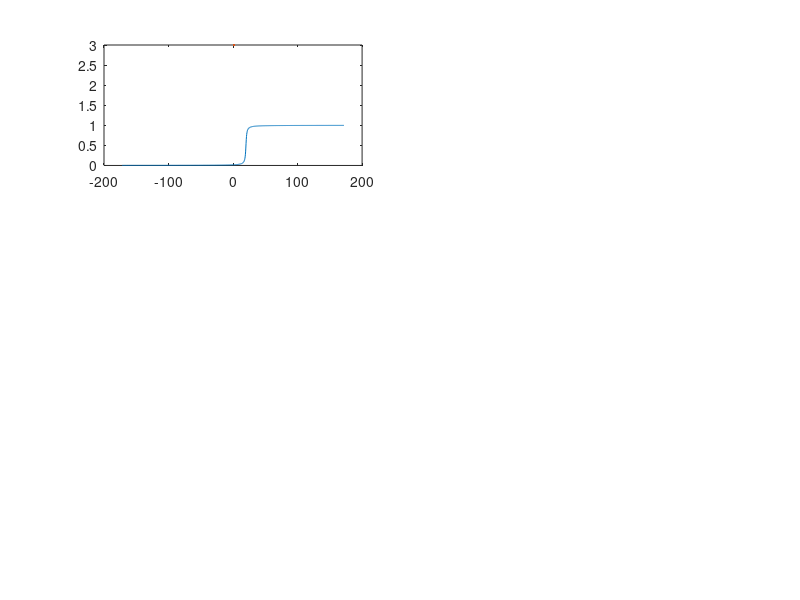

Reproduce this figure in MATLAB. (Note: this script raises an error after producing the figure.)
clear all;

x = linspace(-3,3,1000);
imu = linspace(3,-3,1000);

As = 2;
Al = 2;
Ss = 1;

KdMax = 3.0;
kdMin = 0.5;

zero_leg = -4.0;
zero_shoulder = 0.07;

Slack = abs(zero_shoulder-zero_leg);

midpoint = 2.04;
As = 3; Al = 2; Ss = 1; L1 = 4.5; L2 = 2.5;
shoulder = (1/pi)*atan(rad2deg(x-midpoint)-10) +0.5;
leg = (1/pi)*atan(-rad2deg(x+midpoint) -3)+0.5; 


switching = (1/pi)*atan(rad2deg(imu)-20)+0.5 ;

Ts = As*sin(rad2deg(x-midpoint)/10) + As;
Tleg = As*sin(rad2deg(x+midpoint)/10) -As

Ts_switch = (As*sin(rad2deg(x-midpoint)/10) + As).*(1-((1/pi)*atan(rad2deg(imu)-20)+0.5));
Tleg_switch = - As*sin(rad2deg(x+midpoint)/10).*((1/pi)*atan(rad2deg(imu)-20)+0.5)


tot = shoulder + leg+ switching;



subplot(3,2,1)
plot(rad2deg(imu),switching,LineWidth=3)
title("imu",FontSize=15)
xlabel("$\theta_{imu} (degrees)$",Interpreter="latex",FontSize=15)
ylabel("$\tau_{mot} (N.m)$",Interpreter="latex",FontSize=15)
xregion(10,200,"FaceColor", 'g');
xregion(-200,10,"FaceColor", 'R');

txt1 = {'standing up'};
text(-100,0.5,txt1, fontsize=15)
txt2 = {'bending'};
text(100,0.5,5,txt2,fontsize=15)



subplot(3,2,2)
plot(rad2deg(x),Ts,LineWidth=3)
title("T shoulder",FontSize=15)
xlabel("$\theta_{imu} (degrees)$",Interpreter="latex",FontSize=15)
ylabel("$\tau_{mot} (N.m)$",Interpreter="latex",FontSize=15)
xregion(-100,100,"FaceColor", 'g'); % Note, 80 is the end point so if you pan past 80, the region will stop.
xregion(100, 200, "FaceColor", [1 0 0]);
xregion(-100, -200, "FaceColor", [0 0 0.6]); 
ylabel("$\tau_{mot} (N.m)$",Interpreter="latex",FontSize=15)
txt1 = {'leg region'};
text(-180,3,txt1, fontsize=15)
txt2 = {'slack'};
text(-20,3,5,txt2,fontsize=15)
txt3 = {'Shoulder'};
text(-20,3,5,txt2,fontsize=15)



subplot(3,2,3)
plot(rad2deg(x),Tleg,LineWidth=3)
title("T leg",FontSize=15)
xlabel("$\theta_{imu} (degrees)$",Interpreter="latex",FontSize=15)
ylabel("$\tau_{mot} (N.m)$",Interpreter="latex",FontSize=15)
xregion(-100,100,"FaceColor", 'g'); % Note, 80 is the end point so if you pan past 80, the region will stop.
xregion(100, 200, "FaceColor", [1 0 0]);
xregion(-100, -200, "FaceColor", [0 0 0.6]); 
ylabel("$\tau_{mot} (N.m)$",Interpreter="latex",FontSize=15)

subplot(3,2,4)
plot(rad2deg(x),Tleg_switch,LineWidth=3)
title("T leg switched",FontSize=15)
xlabel("$\theta_{imu} (degrees)$",Interpreter="latex",FontSize=15)
ylabel("$\tau_{mot} (N.m)$",Interpreter="latex",FontSize=15)
xregion(-100,100,"FaceColor", 'g'); % Note, 80 is the end point so if you pan past 80, the region will stop.
xregion(100, 200, "FaceColor", [1 0 0]);
xregion(-100, -200, "FaceColor", [0 0 0.6]); 
ylabel("$\tau_{mot} (N.m)$",Interpreter="latex",FontSize=15)

subplot(3,2,5)
plot(rad2deg(x),Ts_switch,LineWidth=3)
title("T shoulder switched",FontSize=15)
xlabel("$\theta_{imu} (degrees)$",Interpreter="latex",FontSize=15)
ylabel("$\tau_{mot} (N.m)$",Interpreter="latex",FontSize=15)
xregion(-100,100,"FaceColor", 'g'); % Note, 80 is the end point so if you pan past 80, the region will stop.
xregion(100, 200, "FaceColor", [1 0 0]);
xregion(-100, -200, "FaceColor", [0 0 0.6]); 
ylabel("$\tau_{mot} (N.m)$",Interpreter="latex",FontSize=15)

subplot(3,2,6)
plot(rad2deg(x),Ts_switch + Tleg_switch,LineWidth=3)
title("T mot",FontSize=15)
xlabel("$\theta_{imu} (degrees)$",Interpreter="latex",FontSize=15)
ylabel("$\tau_{mot} (N.m)$",Interpreter="latex",FontSize=15)
xregion(-100,100,"FaceColor", 'g'); % Note, 80 is the end point so if you pan past 80, the region will stop.
xregion(100, 200, "FaceColor", [1 0 0]);
xregion(-100, -200, "FaceColor", [0 0 0.6]); 
ylabel("$\tau_{mot} (N.m)$",Interpreter="latex",FontSize=15)


